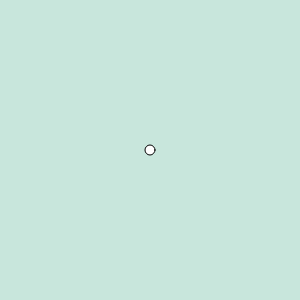
Frame 1 (no input)
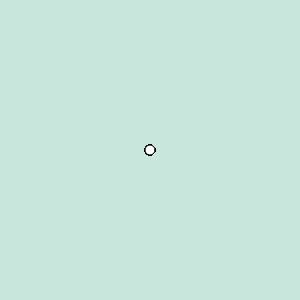
Frame 60 (no input)
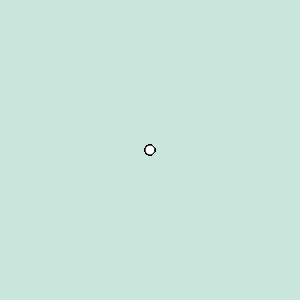
Frame 120 (the mouse pressed at the canvas centre since frame 60)

The p5.js sketch that drew these frames (run headless with seeded random() and noise() and a simulated clock; from frame 60 on, the mouse is pressed at the canvas centre):

// p5.js sketch
// ── sketch.js
var w;

function setup() {
  createCanvas(300,300);
  background(200,230,220);//눈에좋은 그린!!

  w = new Walker();
}

function draw() {
  w.show();
  //W야 얼굴을 보여줘!!_함수를지정해야해 쑈에대한

}


//###Walker Object
function Walker() {
  this.x = width/2;
  this.y = height/2;

  this.show=function(){
   ellipse(width/2, height/2, 10);
 }




  //아무것도 하지않는 펑션을 만들어서 디스라고 지정해주면 오류가안나요=쑈에대한 함수지정 아무것도안하는 함수지만 오류가안나요
  //디스는 워커의 쇼다 라는 지시어야 자바에서는 셀프라는 지시어를쓰지
}
